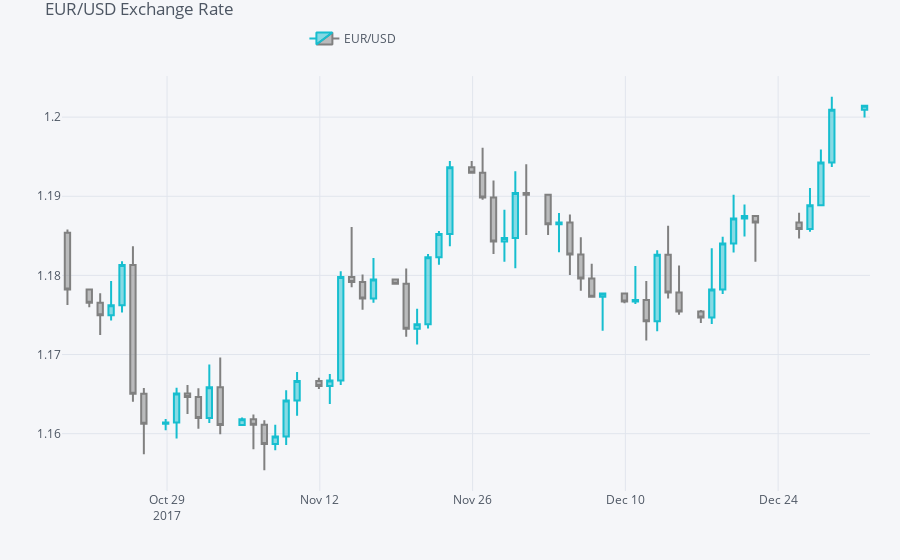

Notebook code cell kept with this figure:
### Code cell
qf = cf.QuantFig(
         quotes,
         title='EUR/USD Exchange Rate',
         legend='top',
         name='EUR/USD'
)
qf.iplot()
